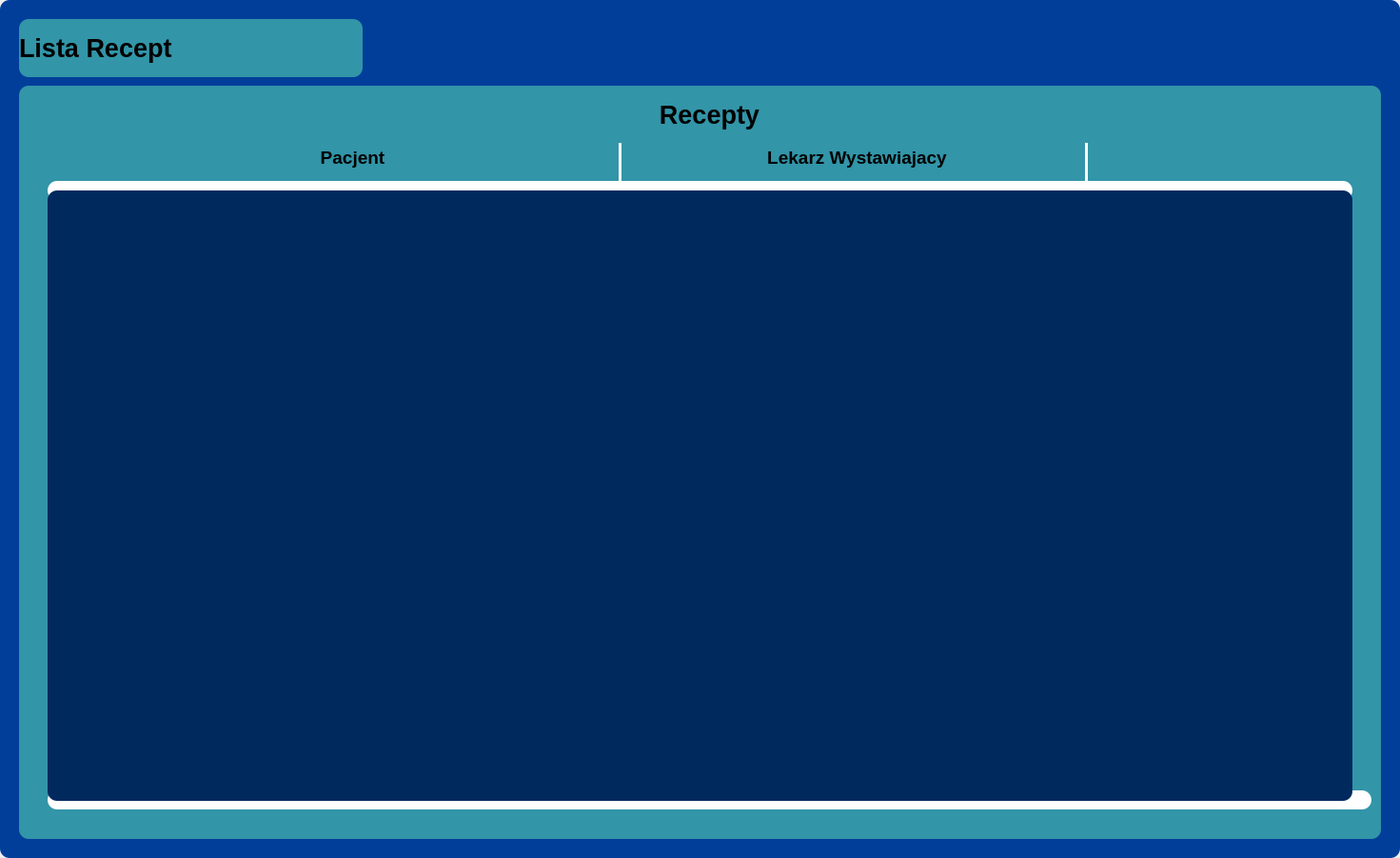
<?xml version="1.0" encoding="UTF-8"?>
<ui version="4.0">
 <class>PrescriptionList</class>
 <widget class="QWidget" name="PrescriptionList">
  <property name="geometry">
   <rect>
    <x>0</x>
    <y>0</y>
    <width>1471</width>
    <height>901</height>
   </rect>
  </property>
  <property name="minimumSize">
   <size>
    <width>1471</width>
    <height>901</height>
   </size>
  </property>
  <property name="windowTitle">
   <string>Form</string>
  </property>
  <widget class="QFrame" name="mainFrame">
   <property name="geometry">
    <rect>
     <x>0</x>
     <y>0</y>
     <width>1471</width>
     <height>901</height>
    </rect>
   </property>
   <property name="styleSheet">
    <string notr="true">background-color: rgb(0, 62, 154);
border-radius: 10px;</string>
   </property>
   <property name="frameShape">
    <enum>QFrame::Shape::StyledPanel</enum>
   </property>
   <property name="frameShadow">
    <enum>QFrame::Shadow::Raised</enum>
   </property>
   <widget class="QFrame" name="frame">
    <property name="geometry">
     <rect>
      <x>20</x>
      <y>90</y>
      <width>1431</width>
      <height>791</height>
     </rect>
    </property>
    <property name="styleSheet">
     <string notr="true">background-color: rgb(50, 149, 168);
border-radius: 10px;</string>
    </property>
    <property name="frameShape">
     <enum>QFrame::Shape::StyledPanel</enum>
    </property>
    <property name="frameShadow">
     <enum>QFrame::Shadow::Raised</enum>
    </property>
    <widget class="QFrame" name="frame_7">
     <property name="geometry">
      <rect>
       <x>30</x>
       <y>110</y>
       <width>1371</width>
       <height>641</height>
      </rect>
     </property>
     <property name="styleSheet">
      <string notr="true">background-color: rgb(0, 41, 94);</string>
     </property>
     <property name="frameShape">
      <enum>QFrame::Shape::StyledPanel</enum>
     </property>
     <property name="frameShadow">
      <enum>QFrame::Shadow::Raised</enum>
     </property>
     <widget class="QScrollArea" name="scrollArea">
      <property name="geometry">
       <rect>
        <x>40</x>
        <y>0</y>
        <width>1321</width>
        <height>651</height>
       </rect>
      </property>
      <property name="styleSheet">
       <string notr="true">QScrollArea QScrollBar:vertical {
    border: 3px solid white;
    border-radius: 8px;
    background: transparent;
    width: 20px;
    margin: 0px;
}

QScrollArea QScrollBar::handle:vertical {
    background: #0055cc;
    min-height: 20px;
    border-radius: 7px;
}

QScrollArea QScrollBar::add-line:vertical,
QScrollArea QScrollBar::sub-line:vertical {
    height: 0px;
}

QScrollArea QScrollBar::add-page:vertical, 
QScrollArea QScrollBar::sub-page:vertical {
    background: none;
}</string>
      </property>
      <property name="widgetResizable">
       <bool>true</bool>
      </property>
      <widget class="QWidget" name="List">
       <property name="geometry">
        <rect>
         <x>0</x>
         <y>0</y>
         <width>1321</width>
         <height>651</height>
        </rect>
       </property>
       <property name="layoutDirection">
        <enum>Qt::LayoutDirection::LeftToRight</enum>
       </property>
      </widget>
     </widget>
    </widget>
    <widget class="Line" name="line_7">
     <property name="geometry">
      <rect>
       <x>30</x>
       <y>740</y>
       <width>1391</width>
       <height>20</height>
      </rect>
     </property>
     <property name="styleSheet">
      <string notr="true">background-color: white;</string>
     </property>
     <property name="orientation">
      <enum>Qt::Orientation::Horizontal</enum>
     </property>
    </widget>
    <widget class="Line" name="line_6">
     <property name="geometry">
      <rect>
       <x>1120</x>
       <y>60</y>
       <width>3</width>
       <height>41</height>
      </rect>
     </property>
     <property name="styleSheet">
      <string notr="true">background-color: white;</string>
     </property>
     <property name="orientation">
      <enum>Qt::Orientation::Vertical</enum>
     </property>
    </widget>
    <widget class="Line" name="line_3">
     <property name="geometry">
      <rect>
       <x>30</x>
       <y>100</y>
       <width>1371</width>
       <height>20</height>
      </rect>
     </property>
     <property name="styleSheet">
      <string notr="true">background-color: white;</string>
     </property>
     <property name="orientation">
      <enum>Qt::Orientation::Horizontal</enum>
     </property>
    </widget>
    <widget class="Line" name="line_13">
     <property name="geometry">
      <rect>
       <x>630</x>
       <y>60</y>
       <width>3</width>
       <height>41</height>
      </rect>
     </property>
     <property name="styleSheet">
      <string notr="true">background-color: white;</string>
     </property>
     <property name="orientation">
      <enum>Qt::Orientation::Vertical</enum>
     </property>
    </widget>
    <widget class="QLabel" name="label1">
     <property name="geometry">
      <rect>
       <x>90</x>
       <y>60</y>
       <width>521</width>
       <height>31</height>
      </rect>
     </property>
     <property name="font">
      <font>
       <pointsize>14</pointsize>
       <bold>true</bold>
      </font>
     </property>
     <property name="layoutDirection">
      <enum>Qt::LayoutDirection::LeftToRight</enum>
     </property>
     <property name="styleSheet">
      <string notr="true"/>
     </property>
     <property name="text">
      <string>Pacjent</string>
     </property>
     <property name="textFormat">
      <enum>Qt::TextFormat::RichText</enum>
     </property>
     <property name="alignment">
      <set>Qt::AlignmentFlag::AlignCenter</set>
     </property>
    </widget>
    <widget class="QLabel" name="label2">
     <property name="geometry">
      <rect>
       <x>650</x>
       <y>60</y>
       <width>461</width>
       <height>31</height>
      </rect>
     </property>
     <property name="font">
      <font>
       <pointsize>14</pointsize>
       <bold>true</bold>
      </font>
     </property>
     <property name="layoutDirection">
      <enum>Qt::LayoutDirection::LeftToRight</enum>
     </property>
     <property name="styleSheet">
      <string notr="true"/>
     </property>
     <property name="text">
      <string>Lekarz Wystawiajacy</string>
     </property>
     <property name="textFormat">
      <enum>Qt::TextFormat::RichText</enum>
     </property>
     <property name="alignment">
      <set>Qt::AlignmentFlag::AlignCenter</set>
     </property>
    </widget>
    <widget class="QLabel" name="whatListLabel">
     <property name="geometry">
      <rect>
       <x>30</x>
       <y>10</y>
       <width>1391</width>
       <height>41</height>
      </rect>
     </property>
     <property name="font">
      <font>
       <pointsize>20</pointsize>
       <bold>true</bold>
      </font>
     </property>
     <property name="layoutDirection">
      <enum>Qt::LayoutDirection::LeftToRight</enum>
     </property>
     <property name="styleSheet">
      <string notr="true"/>
     </property>
     <property name="text">
      <string>Recepty</string>
     </property>
     <property name="textFormat">
      <enum>Qt::TextFormat::RichText</enum>
     </property>
     <property name="alignment">
      <set>Qt::AlignmentFlag::AlignCenter</set>
     </property>
    </widget>
    <zorder>line_7</zorder>
    <zorder>line_6</zorder>
    <zorder>line_3</zorder>
    <zorder>frame_7</zorder>
    <zorder>line_13</zorder>
    <zorder>label1</zorder>
    <zorder>label2</zorder>
    <zorder>whatListLabel</zorder>
   </widget>
   <widget class="QLabel" name="title">
    <property name="geometry">
     <rect>
      <x>20</x>
      <y>20</y>
      <width>361</width>
      <height>61</height>
     </rect>
    </property>
    <property name="font">
     <font>
      <pointsize>20</pointsize>
      <bold>true</bold>
     </font>
    </property>
    <property name="layoutDirection">
     <enum>Qt::LayoutDirection::LeftToRight</enum>
    </property>
    <property name="styleSheet">
     <string notr="true">background-color: rgb(50, 149, 168);
border-radius: 10px;</string>
    </property>
    <property name="text">
     <string>Lista Recept</string>
    </property>
    <property name="textFormat">
     <enum>Qt::TextFormat::RichText</enum>
    </property>
    <property name="alignment">
     <set>Qt::AlignmentFlag::AlignLeading|Qt::AlignmentFlag::AlignLeft|Qt::AlignmentFlag::AlignVCenter</set>
    </property>
   </widget>
  </widget>
 </widget>
 <resources/>
 <connections/>
</ui>
